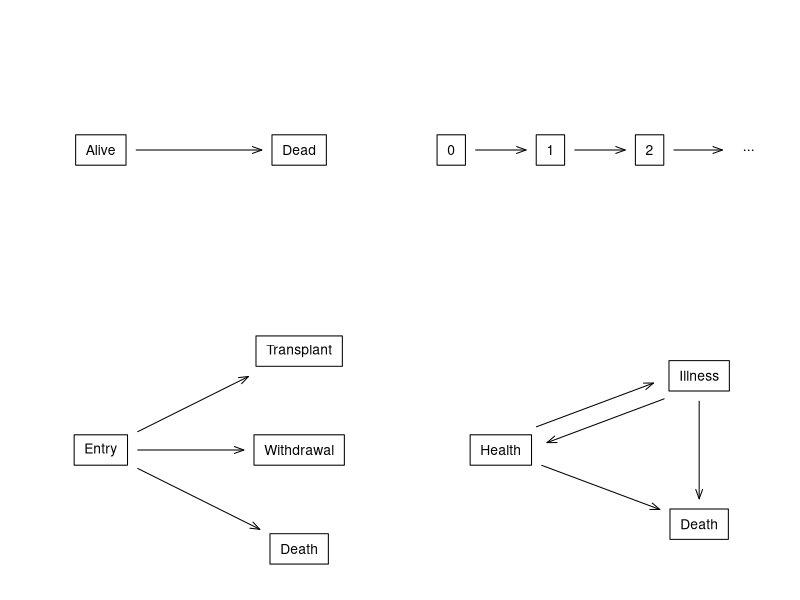
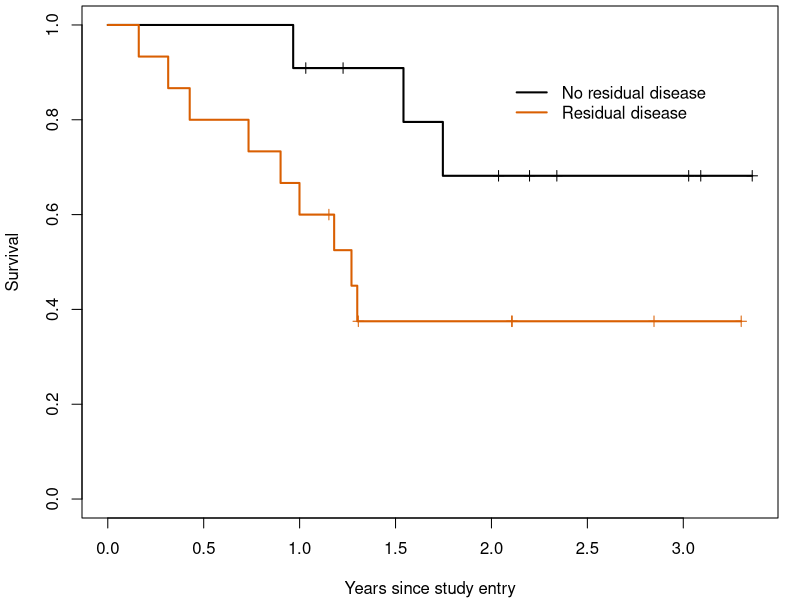
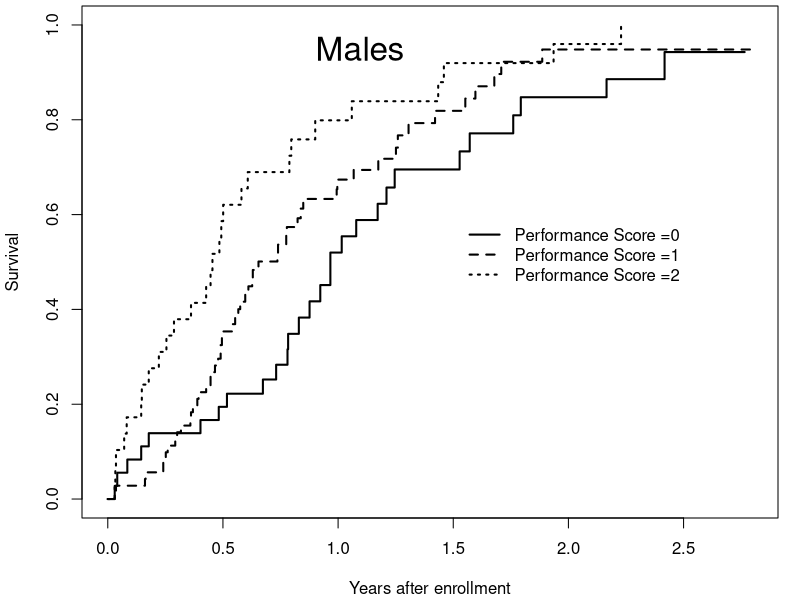
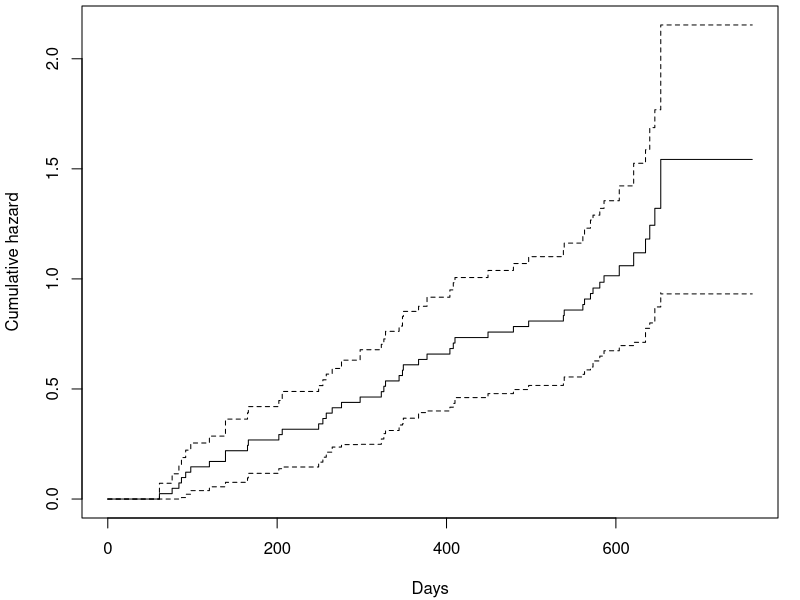
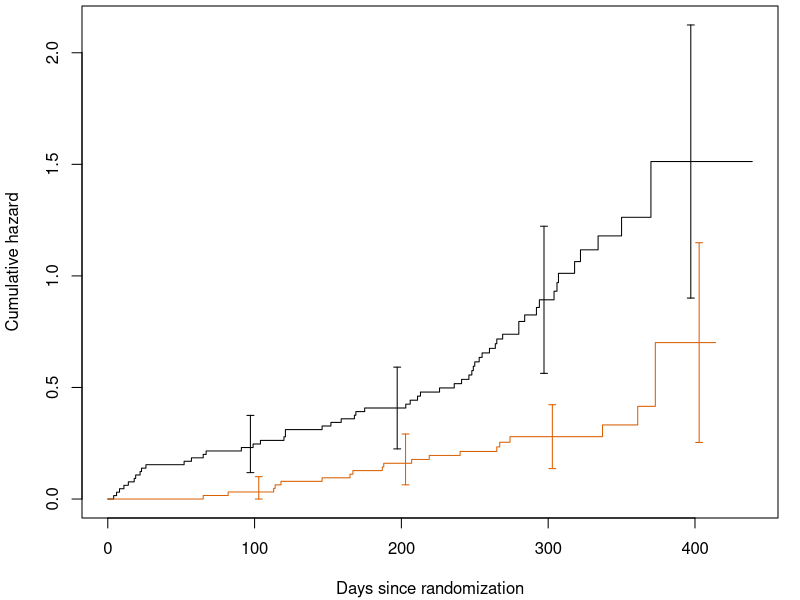
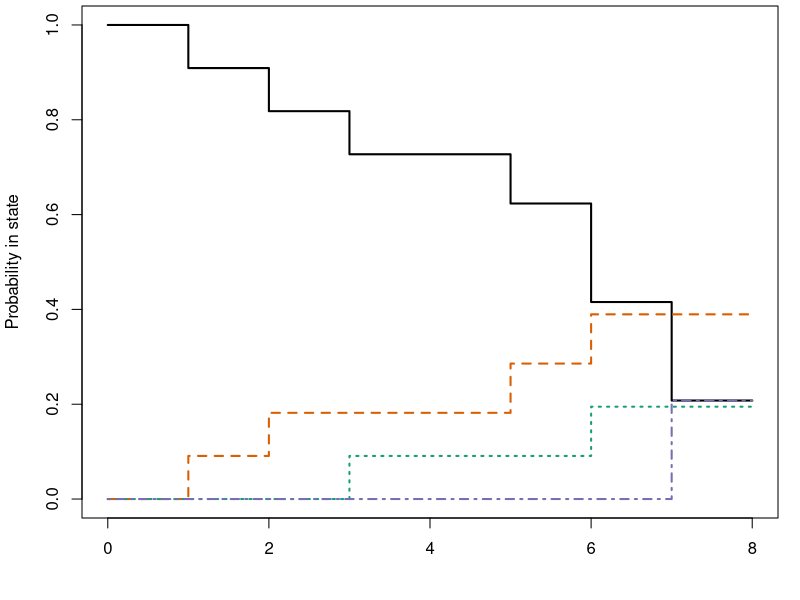
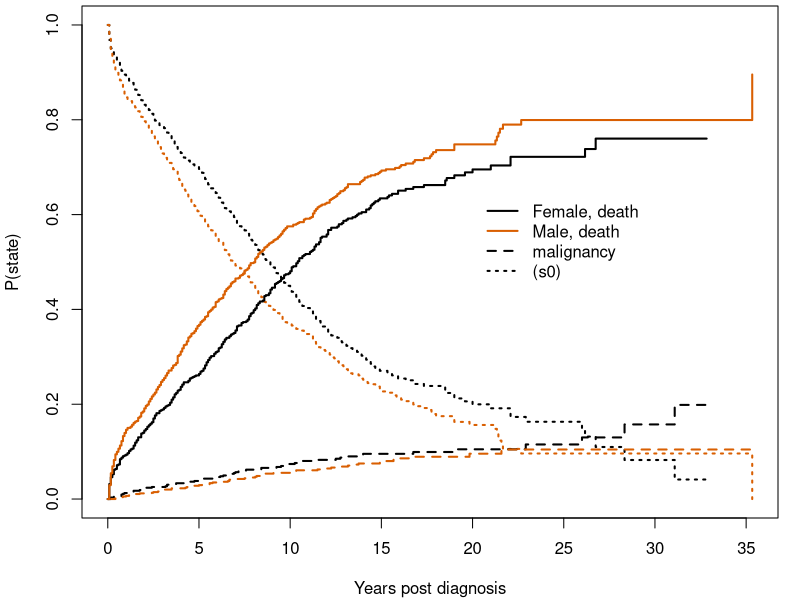
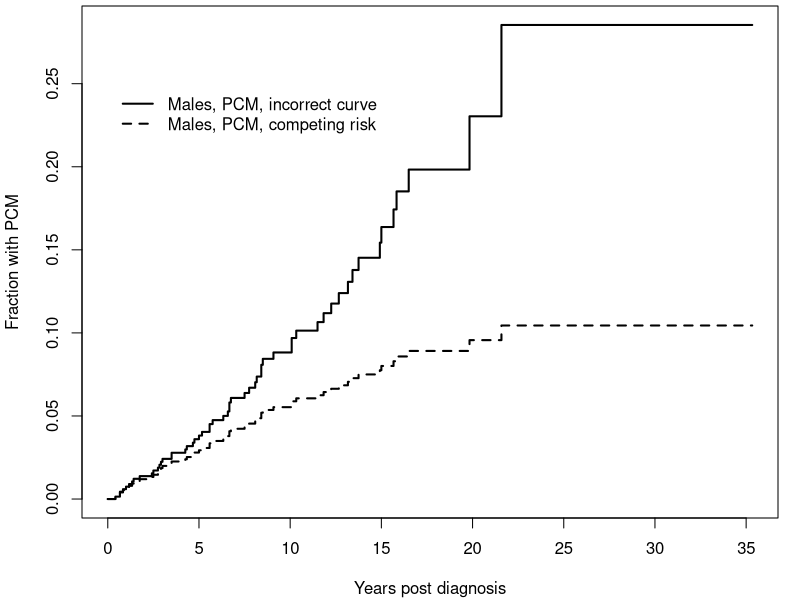

Source code (R) for these figures, in order: (Note: this script raises an error after producing the figures.)
### R code from vignette source 'survival.Rnw'

###################################################
### code chunk number 1: survival.Rnw:39-83
###################################################
options(continue="  ", width=70)
options(SweaveHooks=list(fig=function() par(mar=c(4.1, 4.1, .3, 1.1))))
pdf.options(pointsize=10) #text in graph about the same as regular text
options(contrasts=c("contr.treatment", "contr.poly")) #ensure default
library("survival")
palette(c("#000000", "#D95F02", "#1B9E77", "#7570B3", "#E7298A", "#66A61E"))

# These functions are used in the document, but not discussed until the end
crisk <- function(what, horizontal = TRUE, ...) {
    nstate <- length(what)
    connect <- matrix(0, nstate, nstate,
                      dimnames=list(what, what))
    connect[1,-1] <- 1  # an arrow from state 1 to each of the others
    if (horizontal) statefig(c(1, nstate-1),  connect, ...)
    else statefig(matrix(c(1, nstate-1), ncol=1), connect, ...)
}

state3 <- function(what, horizontal=TRUE, ...) {
    if (length(what) != 3) stop("Should be 3 states")
    connect <- matrix(c(0,0,0, 1,0,0, 1,1,0), 3,3,
                      dimnames=list(what, what))
    if (horizontal) statefig(1:2, connect, ...)
    else statefig(matrix(1:2, ncol=1), connect, ...)
}

state4 <- function() {
    sname <- c("Entry", "CR", "Transplant", "Transplant")
    layout <- cbind(c(1/2, 3/4, 1/4, 3/4),
                    c(5/6, 1/2, 1/2, 1/6))
    connect <- matrix(0,4,4, dimnames=list(sname, sname))
    connect[1, 2:3] <- 1
    connect[2,4] <- 1
    statefig(layout, connect)
}

state5 <- function(what, ...) {
    sname <- c("Entry", "CR", "Tx", "Rel", "Death")
    connect <- matrix(0, 5, 5, dimnames=list(sname, sname))
    connect[1, -1] <- c(1,1,1, 1.4)
    connect[2, 3:5] <- c(1, 1.4, 1)
    connect[3, c(2,4,5)] <- 1
    connect[4, c(3,5)]  <- 1
    statefig(matrix(c(1,3,1)), connect, cex=.8,...)
}


###################################################
### code chunk number 2: states
###################################################
getOption("SweaveHooks")[["fig"]]()
oldpar <- par(mar=c(.1, .1, .1, .1), mfrow=c(2,2))
sname1 <- c("Alive", "Dead")
cmat1 <- matrix(c(0,0,1,0), nrow=2, 
                dimnames=list(sname1, sname1))
statefig(c(1,1), cmat1)

sname2 <- c("0", "1", "2", "...")
cmat2 <- matrix(0, 4,4, dimnames= list(sname2, sname2))
cmat2[1,2] <- cmat2[2,3] <- cmat2[3,4] <- 1
statefig(c(1,1,1,1), cmat2, bcol=c(1,1,1,0))

sname3 <- c("Entry", "Transplant", "Withdrawal", "Death")
cmat3 <- matrix(0, 4,4, dimnames=list(sname3, sname3))
cmat3[1, -1] <- 1
statefig(c(1,3), cmat3)

sname4 <- c("Health", "Illness", "Death")
cmat4 <- matrix(0, 3, 3, dimnames = list(sname4, sname4))
cmat4[1,2] <- cmat4[2,1] <- cmat4[-3, 3] <- 1
statefig(c(1,2), cmat4, offset=.03)

par(oldpar)


###################################################
### code chunk number 3: survfit1
###################################################
fit1 <- survfit(Surv(futime, fustat) ~ resid.ds, data=ovarian)
print(fit1, rmean= 730)

summary(fit1, times= (0:4)*182.5, scale=365)


###################################################
### code chunk number 4: survfit2
###################################################
getOption("SweaveHooks")[["fig"]]()
plot(fit1, col=1:2, xscale=365.25, lwd=2, mark.time=TRUE,
     xlab="Years since study entry", ylab="Survival")
legend(750, .9, c("No residual disease", "Residual disease"), 
       col=1:2, lwd=2, bty='n')


###################################################
### code chunk number 5: survfit3
###################################################
getOption("SweaveHooks")[["fig"]]()
fit2 <- survfit(Surv(time, status) ~  sex + ph.ecog, data=lung)
fit2
plot(fit2[1:3], lty=1:3, lwd=2, xscale=365.25, fun='event',
       xlab="Years after enrollment", ylab="Survival")
legend(550, .6, paste("Performance Score", 0:2, sep=' ='), 
       lty=1:3, lwd=2, bty='n')
text(400, .95, "Males", cex=2)


###################################################
### code chunk number 6: survival.Rnw:574-576
###################################################
data.frame(id=rep(392,3), time1=c(0, 258, 328), time2=c(258, 328, 377),
           status=c(1,1,0))


###################################################
### code chunk number 7: survival4
###################################################
vdata <- with(valveSeat, data.frame(id=id, time2=time, status=status))
first <- !duplicated(vdata$id)
vdata$time1 <- ifelse(first, 0,  c(0, vdata$time[-nrow(vdata)]))
double <- which(vdata$time1 == vdata$time2)
vdata$time1[double] <- vdata$time1[double] -.01
vdata$time2[double-1] <- vdata$time1[double]
vdata[1:7, c("id", "time1", "time2", "status")]
survcheck(Surv(time1, time2, status) ~ 1, id=id, data=vdata)


###################################################
### code chunk number 8: survival5
###################################################
getOption("SweaveHooks")[["fig"]]()
vfit <- survfit(Surv(time1, time2, status) ~1, data=vdata, id=id)
plot(vfit, cumhaz=TRUE, xlab="Days", ylab="Cumulative hazard")


###################################################
### code chunk number 9: cgd1d
###################################################
getOption("SweaveHooks")[["fig"]]()
cgdsurv <- survfit(Surv(tstart, tstop, status) ~ treat, cgd, id=id)
plot(cgdsurv, cumhaz=TRUE, col=1:2, conf.times=c(100, 200, 300, 400),
     xlab="Days since randomization", ylab="Cumulative hazard")


###################################################
### code chunk number 10: simple1
###################################################
crdata <- data.frame(time= c(1:8, 6:8),
                     endpoint=factor(c(1,1,2,0,1,1,3,0,2,3,0),
                                     labels=c("censor", "a", "b", "c")),
                     istate=rep("entry", 11),
                     id= LETTERS[1:11])
tfit  <- survfit(Surv(time, endpoint) ~ 1, data=crdata, id=id, istate=istate)
dim(tfit)
summary(tfit)


###################################################
### code chunk number 11: survival.Rnw:694-695
###################################################
getOption("SweaveHooks")[["fig"]]()
plot(tfit, col=1:4, lty=1:4, lwd=2, ylab="Probability in state")


###################################################
### code chunk number 12: survival.Rnw:708-710
###################################################
dim(tfit)
tfit$states


###################################################
### code chunk number 13: mgus1
###################################################
mgus2[55:59, -(4:7)]


###################################################
### code chunk number 14: mgus2
###################################################
getOption("SweaveHooks")[["fig"]]()
event <- with(mgus2, ifelse(pstat==1, 1, 2*death))
event <- factor(event, 0:2, c("censored", "progression", "death"))
etime <- with(mgus2, ifelse(pstat==1, ptime, futime))
crfit <- survfit(Surv(etime, event) ~ sex, mgus2)
crfit

plot(crfit, col=1:2,  noplot="",
     lty=c(3,3,2,2,1,1), lwd=2, xscale=12,
     xlab="Years post diagnosis", ylab="P(state)")
legend(240, .65, c("Female, death", "Male, death", "malignancy", "(s0)"),
       lty=c(1,1,2,3), col=c(1,2,1,1), bty='n', lwd=2)


###################################################
### code chunk number 15: mgus3
###################################################
getOption("SweaveHooks")[["fig"]]()
pcmbad <- survfit(Surv(etime, pstat) ~ sex, data=mgus2)
plot(pcmbad[2], mark.time=FALSE, lwd=2, fun="event", conf.int=FALSE, xscale=12,
     xlab="Years post diagnosis", ylab="Fraction with PCM")
lines(crfit[2,2], lty=2, lwd=2, mark.time=FALSE, conf.int=FALSE)
legend(0, .25, c("Males, PCM, incorrect curve", "Males, PCM, competing risk"),
       col=1, lwd=2, lty=c(1,2), bty='n')


###################################################
### code chunk number 16: survival.Rnw:842-845
###################################################
dim(crfit)
crfit$strata
crfit$states


###################################################
### code chunk number 17: overall
###################################################
myeloid[1:5,]


###################################################
### code chunk number 18: sfit0
###################################################
getOption("SweaveHooks")[["fig"]]()
sfit0 <- survfit(Surv(futime, death) ~ trt, myeloid)
plot(sfit0, xscale=365.25, xaxs='r', col=1:2, lwd=2,
     xlab="Years post enrollment", ylab="Survival")
legend(20, .4, c("Arm A", "Arm B"),
       col=1:2, lwd=2, bty='n')


###################################################
### code chunk number 19: sfit0a
###################################################
mdata <- tmerge(myeloid[,1:2], myeloid,  id=id,  death= event(futime, death),
                sct = event(txtime), cr = event(crtime), 
                relapse = event(rltime))
temp <- with(mdata, cr + 2*sct  + 4*relapse + 8*death)
table(temp)


###################################################
### code chunk number 20: sfit0b
###################################################
tdata <- myeloid  # temporary working copy
tied <- with(tdata, (!is.na(crtime) & !is.na(txtime) & crtime==txtime))
tdata$crtime[tied] <- tdata$crtime[tied] -1
mdata <- tmerge(tdata[,1:2], tdata,  id=id,  death= event(futime, death),
                sct = event(txtime), cr = event(crtime), 
                relapse = event(rltime),
                priorcr = tdc(crtime), priortx = tdc(txtime))
temp <- with(mdata, cr + 2*sct  + 4*relapse + 8*death)
table(temp)
mdata$event <- factor(temp, c(0,1,2,4,8),
                       c("none", "CR", "SCT", "relapse", "death"))

mdata[1:7, c("id", "trt", "tstart", "tstop", "event", "priorcr", "priortx")]


###################################################
### code chunk number 21: survival.Rnw:980-981
###################################################
survcheck(Surv(tstart, tstop, event) ~1, mdata, id=id)


###################################################
### code chunk number 22: newevent
###################################################
levels(mdata$event)
temp1        <- with(mdata, ifelse(priorcr, 0, c(0,1,0,0,2)[event]))
mdata$crstat <- factor(temp1, 0:2, c("none", "CR", "death"))

temp2        <- with(mdata, ifelse(priortx, 0, c(0,0,1,0,2)[event]))
mdata$txstat <- factor(temp2, 0:2, c("censor", "SCT", "death"))

temp3     <- with(mdata, c(0,0,1,0,2)[event] + priortx)
mdata$tx2 <- factor(temp3, 0:3,
                    c("censor", "SCT", "death w/o SCT", "death after SCT"))


###################################################
### code chunk number 23: curve1
###################################################
getOption("SweaveHooks")[["fig"]]()
# I want to have the plots in months, it is simpler to fix time
#  once rather than repeat xscale many times
tdata$futime <- tdata$futime * 12 /365.25
mdata$tstart <- mdata$tstart * 12 /365.25
mdata$tstop  <- mdata$tstop * 12 /365.25


sfit1 <- survfit(Surv(futime, death)  ~ trt, tdata) # survival
sfit2 <- survfit(Surv(tstart, tstop, crstat) ~ trt, 
                 data= mdata, id = id) # CR
sfit3 <- survfit(Surv(tstart, tstop, txstat) ~ trt, 
                 data= mdata, id =id) # SCT

layout(matrix(c(1,1,1,2,3,4), 3,2), widths=2:1)
oldpar <- par(mar=c(5.1, 4.1, 1.1, .1))

mlim   <- c(0, 48) # and only show the first 4 years
plot(sfit2[,"CR"], xlim=mlim, 
         lty=3, lwd=2, col=1:2, xaxt='n',
     xlab="Months post enrollment", ylab="Fraction with the endpoint")
lines(sfit1, mark.time=FALSE, xlim=mlim,
      fun='event', col=1:2, lwd=2)

lines(sfit3[,"SCT"], xlim=mlim, col=1:2, 
          lty=2, lwd=2)

xtime <- c(0, 6, 12, 24, 36, 48)
axis(1, xtime, xtime) #axis marks every year rather than 10 months
temp <- outer(c("A", "B"), c("CR", "transplant", "death"),  paste)
temp[7] <- ""
legend(25, .3, temp[c(1,2,7,3,4,7,5,6,7)], lty=c(3,3,3, 2,2,2 ,1,1,1),
       col=c(1,2,0), bty='n', lwd=2)
abline(v=2, lty=2, col=3)

# add the state space diagrams
par(mar=c(4,.1,1,1))
crisk(c("Entry", "CR", "Death"), alty=3)
crisk(c("Entry", "Tx", "Death"), alty=2)
crisk(c("Entry","Death"))
par(oldpar)
layout(1)


###################################################
### code chunk number 24: badfit
###################################################
getOption("SweaveHooks")[["fig"]]()
badfit <- survfit(Surv(tstart, tstop, event=="SCT") ~ trt, 
                       id=id, mdata, subset=(priortx==0))

layout(matrix(c(1,1,1,2,3,4), 3,2), widths=2:1)
oldpar <- par(mar=c(5.1, 4.1, 1.1, .1))
plot(badfit, fun="event", xmax=48, xaxt='n', col=1:2, lty=2, lwd=2,
     xlab="Months from enrollment", ylab="P(state)")
axis(1, xtime, xtime)
lines(sfit3[,2], xmax=48, col=1:2, lwd=2)
legend(24, .3, c("Arm A", "Arm B"), lty=1, lwd=2,
       col=1:2, bty='n', cex=1.2)

par(mar=c(4,.1,1,1))
crisk(c("Entry", "transplant"), alty=2, cex=1.2)
crisk(c("Entry","transplant", "Death"), cex=1.2)
par(oldpar)
layout(1)


###################################################
### code chunk number 25: cr2
###################################################
getOption("SweaveHooks")[["fig"]]()
cr2 <- mdata$event
cr2[cr2=="SCT"] <- "none" # ignore transplants
crsurv <- survfit(Surv(tstart, tstop, cr2) ~ trt,
                  data= mdata, id=id, influence=TRUE)

layout(matrix(c(1,1,2,3), 2,2), widths=2:1)
oldpar <- par(mar=c(5.1, 4.1, 1.1, .1))
plot(sfit2[,2], lty=3, lwd=2, col=1:2, xmax=12, 
     xlab="Months", ylab="CR")
lines(crsurv[,2], lty=1, lwd=2, col=1:2)
par(mar=c(4, .1, 1, 1))
crisk( c("Entry","CR", "Death"), alty=3)
state3(c("Entry", "CR", "Death/Relapse"))

par(oldpar)
layout(1)


###################################################
### code chunk number 26: cr2b
###################################################
print(crsurv, rmean=48, digits=2)


###################################################
### code chunk number 27: cr2c
###################################################
temp <- summary(crsurv, rmean=48)$table
delta <- round(temp[4,3] - temp[3,3], 2)


###################################################
### code chunk number 28: txsurv
###################################################
getOption("SweaveHooks")[["fig"]]()
event2 <- with(mdata, ifelse(event=="SCT" & priorcr==1, 6,
               as.numeric(event)))
event2 <- factor(event2, 1:6, c(levels(mdata$event), "SCT after CR"))
txsurv <- survfit(Surv(tstart, tstop, event2) ~ trt, mdata, id=id,
                  subset=(priortx ==0))
dim(txsurv) # number of strata by number of states
txsurv$states # Names of states

layout(matrix(c(1,1,1,2,2,0),3,2), widths=2:1)
oldpar <- par(mar=c(5.1, 4.1, 1,.1))
plot(txsurv[,c(3,6)], col=1:2, lty=c(1,1,2,2), lwd=2, xmax=48,
     xaxt='n', xlab="Months", ylab="Transplanted")
axis(1, xtime, xtime)
legend(15, .13, c("A, transplant without CR", "B, transplant without CR",
                 "A, transplant after CR", "B, transplant after CR"),
       col=1:2, lty=c(1,1,2,2), lwd=2, bty='n')
state4()  # add the state figure
par(oldpar)


###################################################
### code chunk number 29: sfit4
###################################################
getOption("SweaveHooks")[["fig"]]()
sfit4 <- survfit(Surv(tstart, tstop, event) ~ trt, mdata, id=id)
sfit4$transitions
layout(matrix(1:2,1,2), widths=2:1)
oldpar <- par(mar=c(5.1, 4.1, 1,.1))
plot(sfit4, col=rep(1:4,each=2), lwd=2, lty=1:2, xmax=48, xaxt='n',
     xlab="Months", ylab="Current state")
axis(1, xtime, xtime)
text(c(40, 40, 40, 40), c(.51, .13, .32, .01),
     c("Death", "CR", "Transplant", "Recurrence"), col=c(4,1,2,3))

par(mar=c(5.1, .1, 1, .1))
state5()
par(oldpar)


###################################################
### code chunk number 30: reprise
###################################################
crsurv <- survfit(Surv(tstart, tstop, cr2) ~ trt,
                  data= mdata, id=id, influence=TRUE)
curveA <- crsurv[1,]  # select treatment A

dim(curveA)    # P matrix for treatement A
curveA$states
dim(curveA$pstate)  # 426 time points, 5 states
dim(curveA$influence) # influence matrix for treatment A
table(myeloid$trt)


###################################################
### code chunk number 31: meantime
###################################################
t48 <- pmin(48, curveA$time)   
delta <- diff(c(t48, 48))  # width of intervals
rfun <- function(pmat, delta) colSums(pmat * delta)  #area under the curve
rmean <- rfun(curveA$pstate, delta)

# Apply the same calculation to each subject's influence slice
inf <- apply(curveA$influence, 1, rfun, delta=delta)
# inf is now a 5 state by 310 subject matrix, containing the IJ estimates
#  on the AUC or mean time.  The sum of squares is a variance.
se.rmean <- sqrt(rowSums(inf^2))
round(rbind(rmean, se.rmean), 2)

print(curveA, rmean=48, digits=2)


###################################################
### code chunk number 32: survdiff
###################################################
survdiff(Surv(time, status) ~ x, aml)


###################################################
### code chunk number 33: crisk
###################################################
crisk <- function(what, horizontal = TRUE, ...) {
    nstate <- length(what)
    connect <- matrix(0, nstate, nstate,
                      dimnames=list(what, what))
    connect[1,-1] <- 1  # an arrow from state 1 to each of the others
    if (horizontal) statefig(c(1, nstate-1),  connect, ...)
    else statefig(matrix(c(1, nstate-1), ncol=1), connect, ...)
}


###################################################
### code chunk number 34: state3
###################################################
state3 <- function(what, horizontal=TRUE, ...) {
    if (length(what) != 3) stop("Should be 3 states")
    connect <- matrix(c(0,0,0, 1,0,0, 1,1,0), 3,3,
                      dimnames=list(what, what))
    if (horizontal) statefig(1:2, connect, ...)
    else statefig(matrix(1:2, ncol=1), connect, ...)
}


###################################################
### code chunk number 35: state5
###################################################
state5 <- function(what, ...) {
    sname <- c("Entry", "CR", "Tx", "Rel", "Death")
    connect <- matrix(0, 5, 5, dimnames=list(sname, sname))
    connect[1, -1] <- c(1,1,1, 1.4)
    connect[2, 3:5] <- c(1, 1.4, 1)
    connect[3, c(2,4,5)] <- 1
    connect[4, c(3,5)]  <- 1
    statefig(matrix(c(1,3,1)), connect, cex=.8, ...)
}


###################################################
### code chunk number 36: state4
###################################################
state4 <- function() {
    sname <- c("Entry", "CR", "Transplant", "Transplant")
    layout <- cbind(x =c(1/2, 3/4, 1/4, 3/4),
                    y =c(5/6, 1/2, 1/2, 1/6))
    connect <- matrix(0,4,4, dimnames=list(sname, sname))
    connect[1, 2:3] <- 1
    connect[2,4] <- 1
    statefig(layout, connect)
}


###################################################
### code chunk number 37: lung1
###################################################
options(show.signif.stars=FALSE)  # display statistical intelligence
cfit1 <- coxph(Surv(time, status) ~ age + sex + wt.loss, data=lung)
print(cfit1, digits=3)
summary(cfit1, digits=3)
anova(cfit1)


###################################################
### code chunk number 38: na.action
###################################################
cfit1a <- coxph(Surv(time, status) ~ age + sex + wt.loss, data=lung,
                na.action = na.omit)
cfit1b <- coxph(Surv(time, status) ~ age + sex + wt.loss, data=lung,
                na.action = na.exclude)
r1 <- residuals(cfit1a)
r2 <- residuals(cfit1b)
length(r1)
length(r2)


###################################################
### code chunk number 39: cox12
###################################################
cfit2 <- coxph(Surv(time, status) ~ age + sex + wt.loss + strata(inst),
               data=lung)
round(cbind(simple= coef(cfit1), stratified=coef(cfit2)), 4)


###################################################
### code chunk number 40: cox13
###################################################
getOption("SweaveHooks")[["fig"]]()
dummy <- expand.grid(age=c(50, 60), sex=1, wt.loss=5)
dummy

csurv1 <- survfit(cfit1, newdata=dummy)
csurv2 <- survfit(cfit2, newdata=dummy)
dim(csurv1)
dim(csurv2)
plot(csurv1, col=1:2, xscale=365.25, xlab="Years", ylab="Survival")

dummy2 <- data.frame(age=c(50, 60), sex=1:2, wt.loss=5, inst=c(6,11))
csurv3 <- survfit(cfit2, newdata=dummy2)
dim(csurv3)


###################################################
### code chunk number 41: lung2
###################################################
getOption("SweaveHooks")[["fig"]]()
zp1 <- cox.zph(cfit1)
zp1
plot(zp1[2], resid=FALSE)
abline(coef(fit1)[2] ,0, lty=3)


###################################################
### code chunk number 42: lung3
###################################################
getOption("SweaveHooks")[["fig"]]()
cfit3 <- coxph(Surv(time, status) ~ pspline(age) + sex + wt.loss, lung)
print(cfit3, digits=2)
termplot(cfit3, term=1, se=TRUE)

cfit4 <- update(cfit1, . ~ . + age*sex)
anova(cfit1, cfit4)


###################################################
### code chunk number 43: cgd1
###################################################
cfit1 <- coxph(Surv(tstart, tstop, status) ~ treat + inherit + steroids +
                   age + strata(hos.cat), data=cgd)
print(cfit1, digits=2)


###################################################
### code chunk number 44: cgd1b
###################################################
cfit2 <- coxph(Surv(tstart, tstop, status) ~ treat + inherit+
                   age + strata(hos.cat), data=cgd)
print(cfit2, digits=2)


###################################################
### code chunk number 45: cgd3
###################################################
getOption("SweaveHooks")[["fig"]]()
dummy <- expand.grid(age=c(6,12), inherit='X-linked', 
                     treat=levels(cgd$treat))
dummy
csurv <- survfit(cfit2, newdata=dummy)
dim(csurv)

plot(csurv[1,], fun="event", col=1:2, lty=c(1,1,2,2), 
     xlab="Days on study", ylab="Pr( any infection )")


###################################################
### code chunk number 46: cfit4
###################################################
getOption("SweaveHooks")[["fig"]]()
plot(csurv[1,], cumhaz=TRUE, col=1:2, lty=c(1,1,2,2), lwd=2,
     xlab="Days on study", ylab="E( number of infections )")
legend(20, 1.5, c("Age 6, control", "Age 12, control",
                "Age 6, gamma interferon", "Age 12, gamma interferon"),
       lty=c(2,2,1,1), col=c(1,2,1,2), lwd=2, bty='n')


###################################################
### code chunk number 47: survfit-mgus1
###################################################
getOption("SweaveHooks")[["fig"]]()
mgus2[56:59,]

sname <- c("MGUS", "Malignancy", "Death")
smat <- matrix(c(0,0,0, 1,0,0, 1,1,0), 3, 3, 
               dimnames = list(sname, sname))
statefig(c(1,2), smat)


###################################################
### code chunk number 48: survfit-mgus2
###################################################
crdata <- mgus2
crdata$etime <- pmin(crdata$ptime, crdata$futime)
crdata$event <- ifelse(crdata$pstat==1, 1, 2*crdata$death)
crdata$event <- factor(crdata$event, 0:2, c("censor", "PCM", "death"))

quantile(crdata$age, na.rm=TRUE)
table(crdata$sex)
quantile(crdata$mspike, na.rm=TRUE)

cfit <- coxph(Surv(etime, event) ~ I(age/10) + sex + mspike, 
              id = id, crdata)
print(cfit, digits=1)  # narrow the printout a bit


###################################################
### code chunk number 49: PCMcurve
###################################################
getOption("SweaveHooks")[["fig"]]()
dummy <- expand.grid(sex=c("F", "M"), age=c(60, 80), mspike=1.2)
csurv  <- survfit(cfit, newdata=dummy)
plot(csurv[,2], xmax=20*12, xscale=12,
     xlab="Years after MGUS diagnosis", ylab="Pr(has entered PCM state)",
     col=1:2, lty=c(1,1,2,2), lwd=2)
legend(100, .04, outer(c("female,", "male,  "), 
                     c("diagnosis at age 60", "diagnosis at age 80"), 
                      paste),
       col=1:2, lty=c(1,1,2,2), bty='n', lwd=2)


###################################################
### code chunk number 50: mrate
###################################################
mpfit <- glm(pstat ~ sex -1 + offset(log(ptime)), data=mgus2, poisson)
exp(coef(mpfit)) * 12   # rate per year


###################################################
### code chunk number 51: msingle
###################################################
getOption("SweaveHooks")[["fig"]]()
sfit <- coxph(Surv(etime, event=="PCM") ~ I(age/10) + sex + mspike, crdata)
rbind(single = coef(sfit),
      multi  = coef(cfit)[1:3])
#par(mfrow=c(1,2))
ssurv <- survfit(sfit, newdata=dummy)
plot(ssurv[3:4], col=1:2, lty=2, xscale=12, xmax=12*20, lwd=2, fun="event",
     xlab="Years from diagnosis", ylab= "Pr(has entered PCM state)")
lines(csurv[3:4, 2], col=1:2, lty=1, lwd=2)
legend(20, .22, outer(c("80 year old female,", "80 year old male,"),
                      c("incorrect", "correct"), paste),
                  col=1:2, lty=c(2,2,1,1), lwd=2, bty='n')


###################################################
### code chunk number 52: state5
###################################################
getOption("SweaveHooks")[["fig"]]()
state5 <- c("0MC", "1MC", "2MC", "3MC", "death")
tmat <- matrix(0L, 5, 5, dimnames=list(state5, state5))
tmat[1,2] <- tmat[2,3] <- tmat[3,4] <- 1
tmat[-5,5] <- 1
statefig(rbind(4,1), tmat)


###################################################
### code chunk number 53: nafld1
###################################################
ndata <- tmerge(nafld1[,1:8], nafld1, id=id, death= event(futime, status))
ndata <- tmerge(ndata, subset(nafld3, event=="nafld"), id, 
                nafld= tdc(days))
ndata <- tmerge(ndata, subset(nafld3, event=="diabetes"), id = id,
                diabetes = tdc(days), e1= cumevent(days))
ndata <- tmerge(ndata, subset(nafld3, event=="htn"),  id = id,
                htn = tdc(days), e2 = cumevent(days))
ndata <- tmerge(ndata, subset(nafld3, event=="dyslipidemia"), id=id,
                lipid = tdc(days), e3= cumevent(days))
ndata <- tmerge(ndata, subset(nafld3, event %in% c("diabetes", "htn", 
                                                   "dyslipidemia")), 
                id=id, comorbid= cumevent(days))
summary(ndata)


###################################################
### code chunk number 54: survival.Rnw:2032-2035
###################################################
tc <- attr(ndata, 'tcount')   # shorter name for use in Sexpr below
icount <- table(table(nafld3$id)) #number with 1, 2, ... intervals
ncount <- sum(nafld3$event=="nafld")


###################################################
### code chunk number 55: nafld2
###################################################
with(ndata, if (any(e1>1 | e2>1 | e3>1)) stop("multiple events"))
ndata$cstate <- with(ndata, factor(diabetes + htn + lipid, 0:3, 
                                   c("0mc", "1mc", "2mc", "3mc")))
temp <- with(ndata, ifelse(death, 4, comorbid))
ndata$event <- factor(temp, 0:4, 
         c("censored", "1mc", "2mc", "3mc", "death"))
ndata$age1 <- ndata$age + ndata$tstart/365.25   # analysis on age scale
ndata$age2 <- ndata$age + ndata$tstop/365.25

check1 <- survcheck(Surv(age1, age2, event) ~ nafld + male, data=ndata, 
                   id=id, istate=cstate)
check1


###################################################
### code chunk number 56: nafld3
###################################################
getOption("SweaveHooks")[["fig"]]()
states <- c("No comorbidity", "1 comorbidity", "2 comorbidities", 
            "3 comorbitities", "Death")
cmat <- matrix(0, 5,5)
cmat[,5] <- 1
cmat[1,2] <- cmat[2,3] <- cmat[3,4] <- 1
cmat[1,3] <- cmat[2,4] <- 1.6
cmat[1,4] <- 1.6
dimnames(cmat) <- list(states, states)
statefig(cbind(4,1), cmat, alty=c(1,2,1,2,2,1,1,1,1,1,1))


###################################################
### code chunk number 57: nafld4
###################################################
nfit1 <- coxph(list(Surv(age1, age2, event) ~ nafld + male,
                    "0mc":state("1mc", "2mc", "3mc") ~ nafld+ male / common,
                     2:3 + 2:4   ~ nafld + male / common,
                     0:"death" ~ male / common),
               data=ndata, id=id, istate=cstate)
nfit1$states
nfit1$cmap


###################################################
### code chunk number 58: nafld5b
###################################################
print(coef(nfit1), digits=3)

print(coef(nfit1, matrix=TRUE), digits=3)  # alternate form

print(nfit1)


###################################################
### code chunk number 59: survival.Rnw:2230-2232
###################################################
options(show.signif.stars = FALSE) # display statistical maturity
summary(nfit1, digits=3)


###################################################
### code chunk number 60: nafld5c
###################################################
nfit2 <- coxph(list(Surv(age1, age2, event) ~ nafld + male,
                    "0mc":state("1mc", "2mc", "3mc") ~ nafld+ male / common,
                     2:3 + 2:4   ~ nafld + male / common,
                     1:5 + 2:5 +3:5 ~ male / common + shared),
               data=ndata, id=id, istate=cstate)
nfit2$cmap


###################################################
### code chunk number 61: timeline1
###################################################
ctime <- with(mgus2, ifelse(pstat==1, ptime, futime))
cstat <- with(mgus2, ifelse(pstat==1, 1, 2*death))
cstat <- factor(cstat, 0:2, c("censor", "PCM", "death"))
tdata <- data.frame(id=mgus2$id, days=ctime, cstat=cstat)

# counting process
mdata1 <- tmerge(mgus2[,1:7], tdata, id, state=event(days, cstat))
mfit1 <- coxph(Surv(tstart, tstop, state) ~ age + sex, id=id, mdata1)

# timeline
mdata2 <- data.frame(mgus2[,1:7], days=0)
mdata2 <- merge(mdata2, tdata, all=TRUE)
mfit2 <-  coxph(Surv2(days, cstat) ~ age + sex, id=id, mdata2)
all.equal(coef(mfit1), coef(mfit2))


###################################################
### code chunk number 62: timeline1b
###################################################
mdata1[1:3,]
print(mdata2[1:6,], na.print='.')


###################################################
### code chunk number 63: timeline2
###################################################
tldata <- data.frame(nafld1[,1:7],
                    days= 0,  death=0, iage=nafld1$age, nafld=0)
tldata <- merge(tldata, with(nafld1, data.frame(id=id, days=futime, death=status)),
               all=TRUE)

# Add in the comorbidities of interest.  None of these 4 happen to have
#  duplicates (MI does, for instance).  
# Start by removing the the 13 rows with a "confirmed NAFLD" (actual NAFLD + 1 year)
#  that is after the actual last follow-up date.
# Treat diabetes before day 0 as diabetes on day 0.
badrow <- which(nafld3$days > nafld1$futime[match(nafld3$id, nafld1$id)])
fixnf3 <- nafld3[-badrow,]

tldata <- merge(tldata, with(subset(fixnf3, event=="diabetes"),
                           data.frame(id=id, days=pmax(0,days), diabetes=1)),
                   all=TRUE, by=c("id", "days"))
tldata <- merge(tldata, with(subset(fixnf3, event=="htn"),
                           data.frame(id=id, days=pmax(0,days), htn=1)),
                     all=TRUE, by=c("id", "days"))
tldata <- merge(tldata, with(subset(fixnf3, event=="dyslipidemia"),
                           data.frame(id=id, days= pmax(0, days), dyslipid=1)),
                       all=TRUE, by=c("id", "days"))
tldata <- merge(tldata, with(subset(fixnf3, event=="nafld"),
                           data.frame(id=id, days= pmax(0,days), nafld=1)),
                    by=c("id", "days"), all=TRUE)

tldata$nafld <- with(tldata, ifelse(is.na(nafld.y), nafld.x, nafld.y))


###################################################
### code chunk number 64: timeline3
###################################################
#
# For cumulative events within subject we use a helper function
cumevent <- function(id, time, status, istate) {
    # do all the work on ordered data
    ord <- order(id, time)
    id2 <- id[ord]
    time2 <- time[ord]
    stat2 <- ifelse(is.na(status[ord]), 0, status[ord])
    firstid <- !duplicated(id)
    csum <- cumsum(stat2)
    indx <- match(id2, id2)
    cstat<- csum + stat2[indx] - csum[indx]  
    cstat[stat2==0] <- 0
          
    if (!missing(istate)) cstat[firstid] <- istate

    keep <- (firstid | (!is.na(stat2)& stat2 !=0))
    newdata <- data.frame(id=id2[keep], time=time2[keep], status=cstat[keep])
    newdata
}

temp1 <- rowSums(tldata[,c('diabetes', 'htn', 'dyslipid')], na.rm=TRUE)
temp2 <- with(tldata, cumevent(id, days, pmax(temp1, 4*death, na.rm=TRUE)))
state <- factor(pmin(temp2$status, 4), -1:4,
                 c("censor", paste0(0:3, "mc"), "death"))
tldata <- merge(tldata, data.frame(id=temp2$id, days=temp2$time, state=state),
               all=TRUE)

tldata$age <- with(tldata, days/365.25 + age[match(id, id)])
check2 <- survcheck(Surv2(days, state) ~ 1, id=id, tldata)
check2$transitions

nfit2 <- coxph(list(Surv2(age, state) ~ nafld + male,
                    "0mc":state("1mc", "2mc", "3mc") ~ nafld+ male / common,
                     2:3 + 2:4   ~ nafld + male / common,
                     0:"death" ~ male / common),  
               data=tldata, id=id)
round(coef(nfit2), 3)


###################################################
### code chunk number 65: survival.Rnw:2438-2440 (eval = FALSE)
###################################################
## fit2 <- coxph(Surv(time, status) ~ trt + trt*time + celltype + karno,
##                 data = veteran)


###################################################
### code chunk number 66: zphcheck1
###################################################
dtime <- unique(veteran$time[veteran$status==1]) # unique times
newdata <- survSplit(Surv(time, status) ~ trt + celltype + karno,
                     data=veteran, cut=dtime)
nrow(veteran)
nrow(newdata)
fit0 <- coxph(Surv(time, status) ~ trt + celltype + karno, veteran)
fit1 <- coxph(Surv(tstart, time, status) ~ trt + celltype + karno, 
              data=newdata)
fit2 <- coxph(Surv(tstart, time, status) ~ trt + celltype + karno +
              time:karno, newdata)
fit2

fit2b <- coxph(Surv(tstart, time, status) ~ trt + celltype + karno +
              rank(time):karno, newdata)


###################################################
### code chunk number 67: zph2
###################################################
fit2 <- coxph(Surv(tstart, time, status) ~ trt + celltype + karno +
              tt(karno), data =newdata,
              tt = function(x, t,...) x*t)


###################################################
### code chunk number 68: zph2
###################################################
getOption("SweaveHooks")[["fig"]]()
zp0 <- cox.zph(fit0, transform='identity')
zp0
zp1 <- cox.zph(fit0, transform='log')
zp1
oldpar <- par(mfrow=c(2,2))
for (i in 1:3) {plot(zp1[i]); abline(0,0, lty=3)}
plot(zp0[3])
par(oldpar)


###################################################
### code chunk number 69: survival.Rnw:3426-3427
###################################################
with(subset(aml, x=="Nonmaintained"), Surv(time, status))


###################################################
### code chunk number 70: coarsen
###################################################
getOption("SweaveHooks")[["fig"]]()
tdata <- subset(colon, etype==1)   # progression or death
cmat <- matrix(0, 7, 6)
for( i in 1:7) {
    if (i==1) scale <-1 else scale <- (i-1)*365/12
    temp <- floor(tdata$time/scale)
    tfit <-  coxph(Surv(temp, status) ~ node4 + extent, tdata)
    tfit2 <- coxph(Surv(temp, status) ~ node4 + extent, tdata,
                   ties='breslow')
    tfit3 <- coxph(Surv(temp, status) ~ node4 + extent, tdata,
                   ties='exact')
    cmat[i,] <- c(coef(tfit2), coef(tfit), coef(tfit3))
}
matplot(1:7, cmat[,c(1,3,5)], xaxt='n', pch='bec',
        xlab="Time divisor", ylab="Coefficient for node4")
axis(1, 1:7, c(1, floor(1:6 *365/12)))
